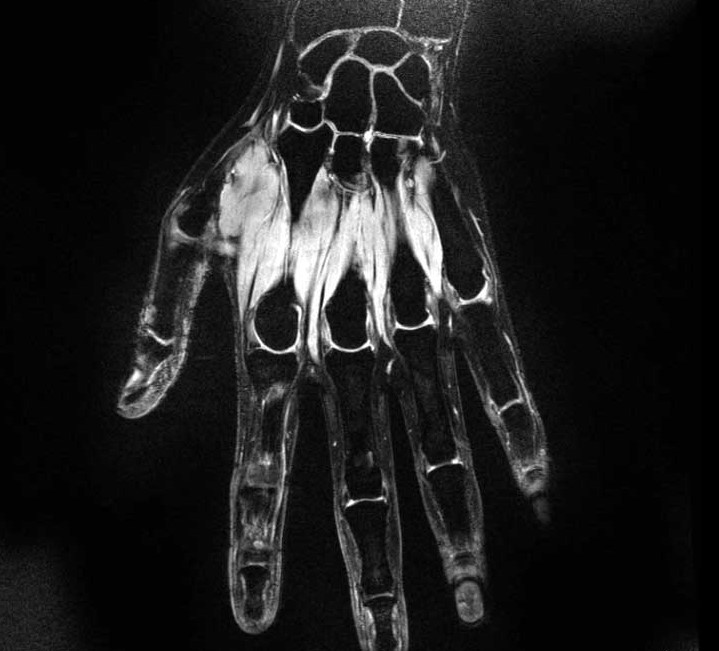
%> input picture HW3/hand.jpg, 719 x 651 px
$ octave Q1.m   (GNU Octave 9; MATLAB toolbox functions it lacks are replaced by stand-ins)
%> lines starting %> are read from the running program, lines starting %| are printed output that depends on the picture
%% load image
clear; close all; clc;
img = imread("hand.jpg");
%> img is the input picture: size 651x719x3 uint8; min 0, max 255, mean 29.3
%% part a
img_n = imnoise(img, "gaussian", 0.05, 0.01);
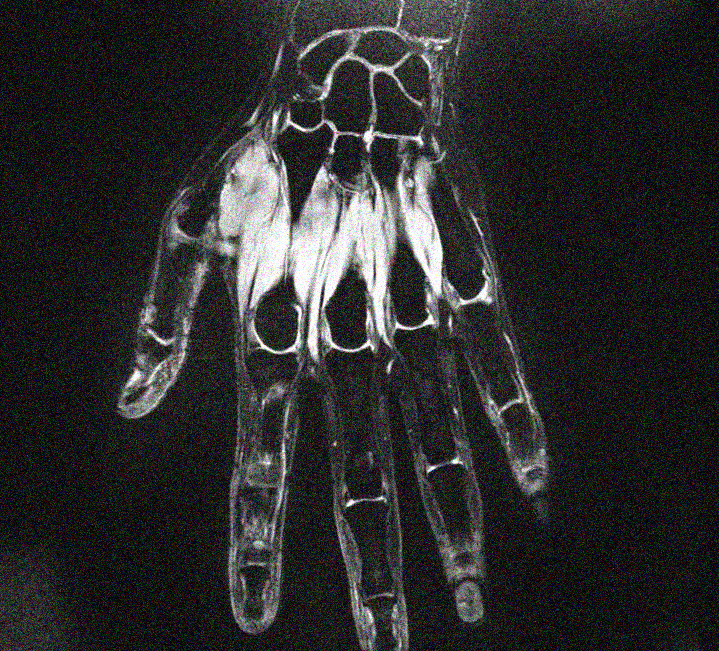
%> img_n: size 651x719x3 uint8; mean R, G, B 44.2, 44.3, 44.2
img = rgb2gray(img);
%> img: size 651x719 uint8
img_n = rgb2gray(img_n);
%> img_n: size 651x719 uint8
img = double(img);
%> img: size 651x719 double
img_n = double(img_n);
%> img_n: size 651x719 double
multi = cat(3, img, img_n);
montage(uint8(multi))
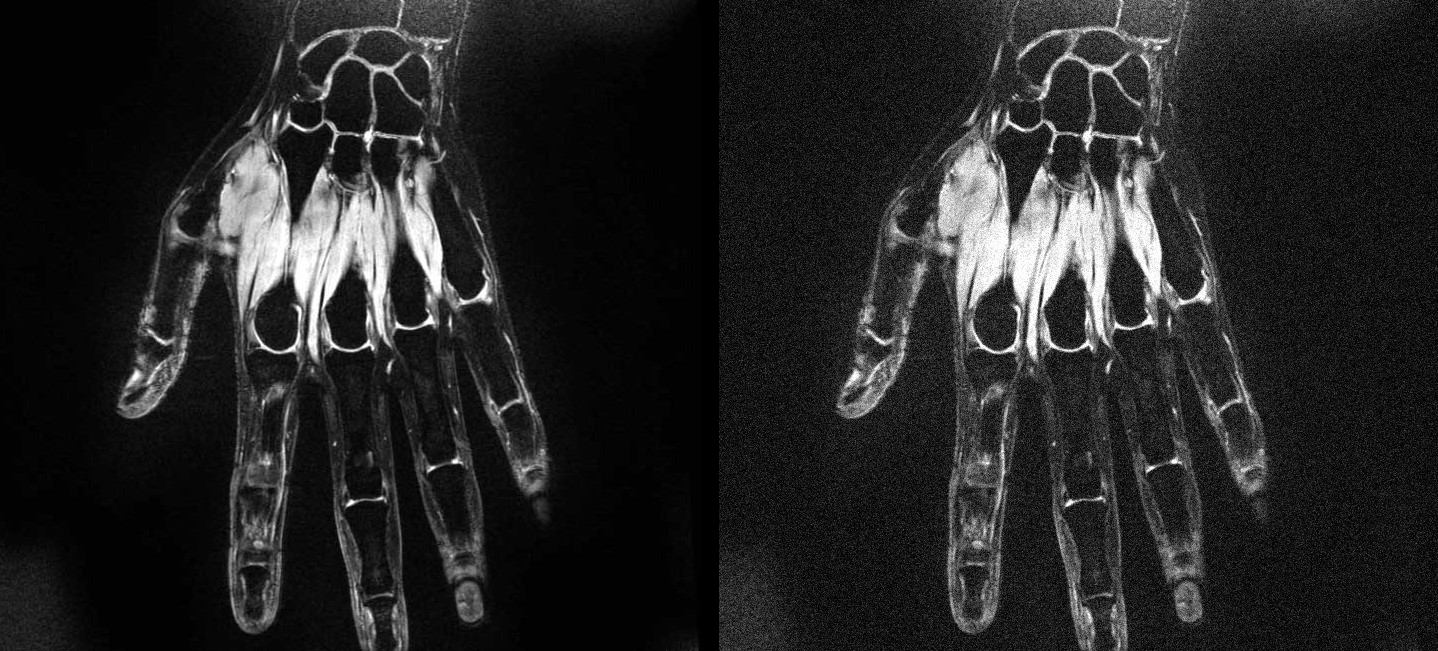
%> displayed picture: size 651x1438, on the screen's scale of 0 to 255; min 0, max 255, mean 36.8
title("original image (left), noisy image (right)", "Interpreter","latex")
%% part b
% we apply a gaussian kernel with size 5*5
l = 5;
img_embed = zeros(size(img)+(l-1));
img_embed((l+1)/2:end-(l-1)/2, (l+1)/2:end-(l-1)/2) = img_n;
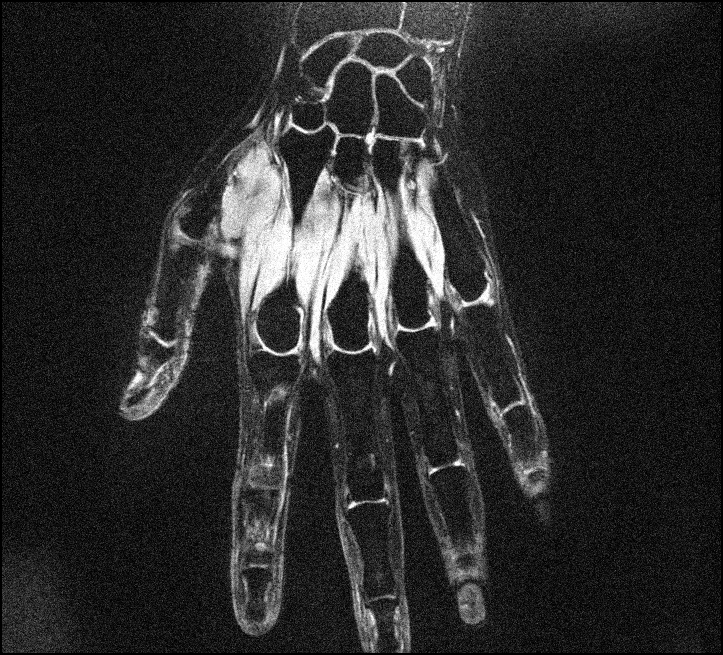
%> img_embed: size 655x723 double; min 0, max 255, mean 43.7
Gx = zeros(l);
hx = 0.5;
for i = 1:l
    for j = 1:l
        Gx(i, j) = exp(-((i-(l+1)/2)^2 + (j-(l+1)/2)^2) / (2*hx^2));
    end
end
img_den1 = zeros(size(img));
%> (the run ends here)
